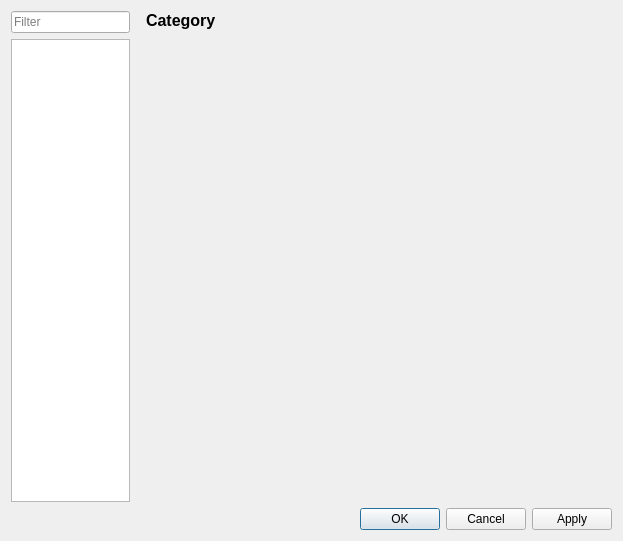
<?xml version="1.0" encoding="UTF-8"?>
<ui version="4.0">
 <class>AbstractSettingsDialog</class>
 <widget class="QDialog" name="AbstractSettingsDialog">
  <property name="geometry">
   <rect>
    <x>0</x>
    <y>0</y>
    <width>623</width>
    <height>541</height>
   </rect>
  </property>
  <property name="windowTitle">
   <string>Dialog</string>
  </property>
  <layout class="QVBoxLayout" name="verticalLayout">
   <item>
    <layout class="QHBoxLayout" name="z_hl" stretch="1,4">
     <property name="spacing">
      <number>6</number>
     </property>
     <item>
      <layout class="QVBoxLayout" name="selAndFilter" stretch="0,0">
       <property name="leftMargin">
        <number>0</number>
       </property>
       <item>
        <widget class="QLineEdit" name="editFilter">
         <property name="sizePolicy">
          <sizepolicy hsizetype="Expanding" vsizetype="Fixed">
           <horstretch>0</horstretch>
           <verstretch>0</verstretch>
          </sizepolicy>
         </property>
         <property name="focusPolicy">
          <enum>Qt::ClickFocus</enum>
         </property>
         <property name="placeholderText">
          <string>Filter</string>
         </property>
        </widget>
       </item>
       <item>
        <widget class="QListView" name="navigator">
         <property name="sizePolicy">
          <sizepolicy hsizetype="Ignored" vsizetype="Expanding">
           <horstretch>0</horstretch>
           <verstretch>0</verstretch>
          </sizepolicy>
         </property>
         <property name="minimumSize">
          <size>
           <width>100</width>
           <height>0</height>
          </size>
         </property>
         <property name="focusPolicy">
          <enum>Qt::StrongFocus</enum>
         </property>
         <property name="uniformItemSizes">
          <bool>true</bool>
         </property>
        </widget>
       </item>
      </layout>
     </item>
     <item>
      <layout class="QVBoxLayout" name="z_vl_contents" stretch="0,0">
       <property name="leftMargin">
        <number>0</number>
       </property>
       <property name="rightMargin">
        <number>0</number>
       </property>
       <item>
        <layout class="QHBoxLayout" name="titleLayout">
         <property name="leftMargin">
          <number>10</number>
         </property>
         <property name="rightMargin">
          <number>10</number>
         </property>
         <item>
          <widget class="QLabel" name="labelCategory">
           <property name="font">
            <font>
             <pointsize>12</pointsize>
             <weight>75</weight>
             <bold>true</bold>
            </font>
           </property>
           <property name="text">
            <string>Category</string>
           </property>
          </widget>
         </item>
        </layout>
       </item>
       <item>
        <widget class="QStackedWidget" name="stackedWidget"/>
       </item>
      </layout>
     </item>
    </layout>
   </item>
   <item>
    <widget class="QDialogButtonBox" name="buttonBox">
     <property name="orientation">
      <enum>Qt::Horizontal</enum>
     </property>
     <property name="standardButtons">
      <set>QDialogButtonBox::Apply|QDialogButtonBox::Cancel|QDialogButtonBox::Ok</set>
     </property>
    </widget>
   </item>
  </layout>
 </widget>
 <resources/>
 <connections>
  <connection>
   <sender>buttonBox</sender>
   <signal>accepted()</signal>
   <receiver>AbstractSettingsDialog</receiver>
   <slot>accept()</slot>
   <hints>
    <hint type="sourcelabel">
     <x>248</x>
     <y>254</y>
    </hint>
    <hint type="destinationlabel">
     <x>157</x>
     <y>274</y>
    </hint>
   </hints>
  </connection>
  <connection>
   <sender>buttonBox</sender>
   <signal>rejected()</signal>
   <receiver>AbstractSettingsDialog</receiver>
   <slot>reject()</slot>
   <hints>
    <hint type="sourcelabel">
     <x>316</x>
     <y>260</y>
    </hint>
    <hint type="destinationlabel">
     <x>286</x>
     <y>274</y>
    </hint>
   </hints>
  </connection>
 </connections>
</ui>
